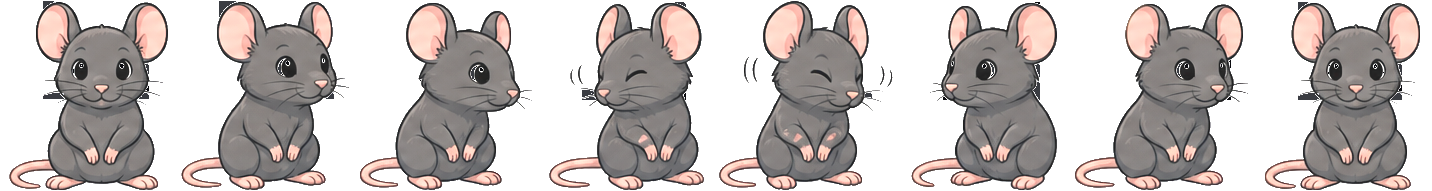
#> input picture cat2bug-platform-ui/test_sit_fixed.png, 1432 x 191 px; its folder holds only this picture in this run
$ python -i process_all_v3.py   (imports and definitions only)
#> lines starting #> are read from the running program, lines starting #| are printed output that depends on the picture; after the words box and inside, x2 and y2 are one past the last pixel; in counts of white or black regions, pixels touching at a corner belong together
import numpy as np
from PIL import Image
import scipy.ndimage as ndimage
import glob

def process_image(img_path):
#> called with img_path = 'test_sit_fixed.png'
    print(f"Processing {img_path}...")
    img = Image.open(img_path).convert('RGBA')
#> img is the input picture: PIL image 1432x191 RGBA; mean R, G, B, A 76.2, 69.8, 68.1, 132.1
    arr = np.array(img).astype(np.float32)
    alpha = arr[:, :, 3]
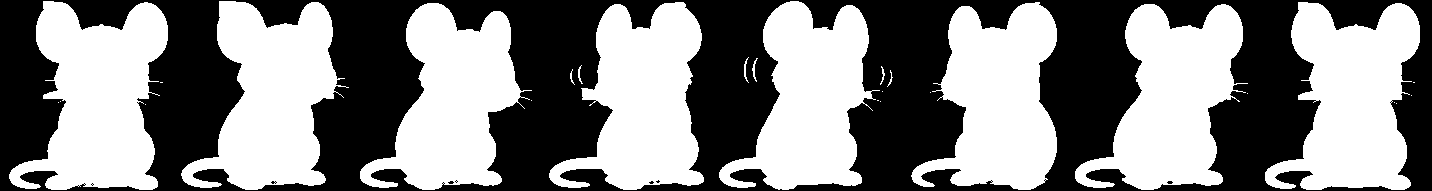
#> alpha: shape (191, 1432) float32; 51.8% white; 8 black regions (7 under 20 px), largest, box (x1, y1, x2, y2) and area: (0, 0, 1432, 191) 131747

    # 1. Fill SMALL internal transparent pixels (eyes)
    mask = alpha == 0
    labeled_array, num_features = ndimage.label(mask)
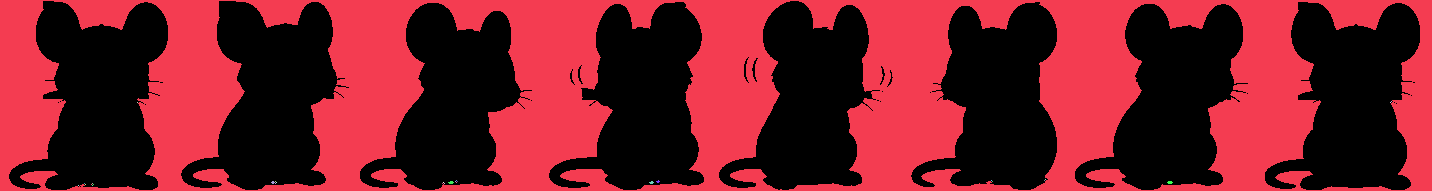
#> labeled_array: shape (191, 1432) int32; 31 distinct labels, from 0 to 30; one colour per label, 0 black
#> num_features = 30
    sizes = ndimage.sum(mask, labeled_array, range(num_features + 1))
#> sizes = 31 values, max 131734 at index 1, min 0 at index 0, mean 4251.9

    holes_filled = 0
    for i in range(1, num_features + 1):
        if sizes[i] < 30:
            region_mask = (labeled_array == i)
            # Make sure it doesn't touch the image boundary
            y_coords, x_coords = np.where(region_mask)
            if (x_coords.min() > 0 and x_coords.max() < arr.shape[1] - 1 and
                y_coords.min() > 0 and y_coords.max() < arr.shape[0] - 1):
                # Fill them with white
                arr[region_mask, :3] = 255
                arr[region_mask, 3] = 255
                holes_filled += sizes[i]
#> this loop made 30 passes
#> (y_coords, x_coords, holes_filled) on passes 2 to 8: ([101], [1391], 1), ([102], [137], 2), ([102], [1390], 3), ([179], [1045], 4), ([180], [456], 5), ([180, 181, 181, 181, 181, 182, 182], [658, 656, 657, 658, 659, 657, 658], 12), ([180], [991], 13)
#> holes_filled on passes 12, 17: 36, 63
#> arr: shape (191, 1432, 4) float32; mean R, G, B, A 76.3, 69.9, 68.1, 132.5
#> region_mask: shape (191, 1432) bool; 0% white in thin lines or dots, all inside (x1, y1, x2, y2) = (92, 185, 93, 186)
#> after the loop, holes_filled = 76
    print(f"  Filled {holes_filled} internal transparent pixels.")
#|   Filled 76.0 internal transparent pixels.

    # Update alpha after filling
    alpha = arr[:, :, 3]
#> alpha: shape (191, 1432) float32; 51.8% white; 1 black region, box (x1, y1, x2, y2) and area: (0, 0, 1432, 191) 131734

    # 2. Remove small isolated opaque components (artifacts / black blocks)
    opaque_mask = alpha > 0
    labeled_opaque, num_opaque = ndimage.label(opaque_mask)
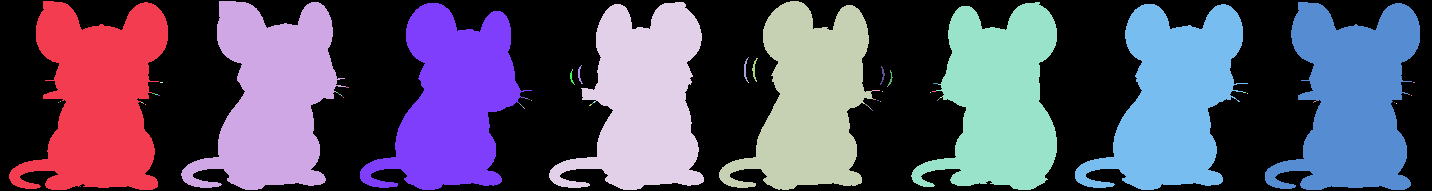
#> labeled_opaque: shape (191, 1432) int32; 80 distinct labels, from 0 to 79; one colour per label, 0 black
#> num_opaque = 79
    opaque_sizes = ndimage.sum(opaque_mask, labeled_opaque, range(num_opaque + 1))
#> opaque_sizes = 80 values, max 18725 at index 1, min 0 at index 0, mean 1772.2

    removed_components = 0
    for i in range(1, num_opaque + 1):
        # Remove small isolated blocks that look like noise or dirt.
        # But wait! A tail tip or paw could be disconnected and small?
        # The black blocks were very small, e.g. < 20.
        if opaque_sizes[i] < 20:
            arr[labeled_opaque == i] = [0, 0, 0, 0]
            removed_components += 1
#> arr: shape (191, 1432, 4) float32; mean R, G, B, A 76.2, 69.8, 68.1, 132.3
#> after the loop, removed_components = 65
    print(f"  Removed {removed_components} isolated artifact components (black blocks).")
#|   Removed 65 isolated artifact components (black blocks).

    # Update alpha after removing
    alpha = arr[:, :, 3]
#> alpha: shape (191, 1432) float32; 51.8% white; 1 black region, box (x1, y1, x2, y2) and area: (0, 0, 1432, 191) 131853
    alpha_mask = alpha > 0

    # 3. Fix white halo on the border
    shifted_up = np.roll(alpha == 0, 1, axis=0); shifted_up[0,:] = False
#> after `shifted_up = np.roll(alpha == 0, 1, axis=0)`: shifted_up: shape (191, 1432) bool; 48.2% white; 4 white regions (1 under 20 px), largest, box (x1, y1, x2, y2) and area: (0, 0, 1432, 191) 131469, (67, 185, 139, 191) 202, (1322, 187, 1391, 191) 180
#> after `shifted_up[0, :] = False`: shifted_up: shape (191, 1432) bool; 47.7% white; 4 white regions (1 under 20 px), largest, box (x1, y1, x2, y2) and area: (0, 1, 1432, 191) 130037, (67, 185, 139, 191) 202, (1322, 187, 1391, 191) 180
    shifted_down = np.roll(alpha == 0, -1, axis=0); shifted_down[-1,:] = False
#> after `shifted_down[-1, :] = False`: shifted_down: shape (191, 1432) bool; 47.7% white; 1 white region, box (x1, y1, x2, y2) and area: (0, 0, 1432, 190) 130421
    shifted_left = np.roll(alpha == 0, 1, axis=1); shifted_left[:,0] = False
#> after `shifted_left[:, 0] = False`: shifted_left: shape (191, 1432) bool; 48.1% white; 1 white region, box (x1, y1, x2, y2) and area: (1, 0, 1432, 191) 131662
    shifted_right = np.roll(alpha == 0, -1, axis=1); shifted_right[:,-1] = False
#> after `shifted_right[:, -1] = False`:
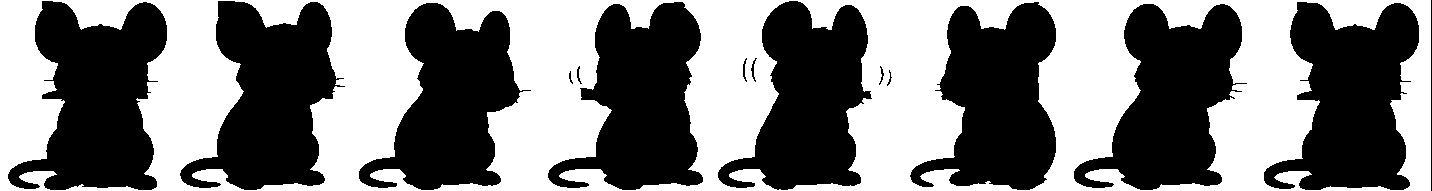
#> shifted_right: shape (191, 1432) bool; 48.1% white; 1 white region, box (x1, y1, x2, y2) and area: (0, 0, 1431, 191) 131662

    transparent_neighbors = shifted_up | shifted_down | shifted_left | shifted_right
#> transparent_neighbors: shape (191, 1432) bool; 50.5% white; 10 black regions (2 under 20 px), largest, box (x1, y1, x2, y2) and area: (10, 2, 167, 189) 17899, (1266, 3, 1419, 189) 17449, (182, 2, 337, 189) 17142
    edge_mask = alpha_mask & transparent_neighbors
#> edge_mask: shape (191, 1432) bool; 2.3% white in thin lines or dots

    brightness = np.mean(arr[:, :, :3], axis=2)

    # Change bright edge pixels to a dark gray stroke color [45, 45, 45] to remove the white edge.
    white_halo_mask = edge_mask & (brightness > 140)
#> white_halo_mask: shape (191, 1432) bool; 0.51% white in thin lines or dots
    arr[white_halo_mask, :3] = [45, 45, 45]
    print(f"  Fixed {np.sum(white_halo_mask)} white edge pixels.")
#|   Fixed 1383 white edge pixels.

    # 4. Darken the stroke
    # After fixing the edges, we darken all pixels that represent the stroke (brightness < 120).
    b = np.mean(arr[:, :, :3], axis=2)
    factor = np.ones_like(b)
    mask_dark = b < 90
#> mask_dark: shape (191, 1432) bool; 56.3% white; 771 black regions (737 under 20 px), largest, box (x1, y1, x2, y2) and area: (38, 4, 166, 190) 14784, (1293, 5, 1419, 190) 14447, (219, 4, 335, 190) 13478
    mask_mid = (b >= 90) & (b < 120)
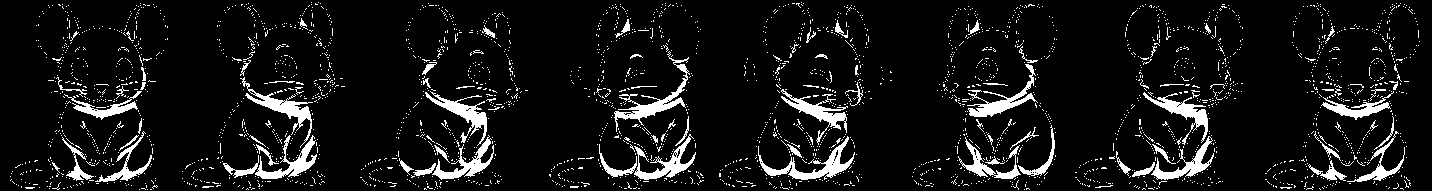
#> mask_mid: shape (191, 1432) bool; 8.3% white; 2911 white regions (2829 under 20 px), largest, box (x1, y1, x2, y2) and area: (614, 51, 690, 132) 1029, (758, 136, 855, 180) 1027, (240, 77, 313, 148) 915

    factor[mask_dark] = 0.45
    factor[mask_mid] = 0.45 + 0.55 * ((b[mask_mid] - 90) / 30.0)
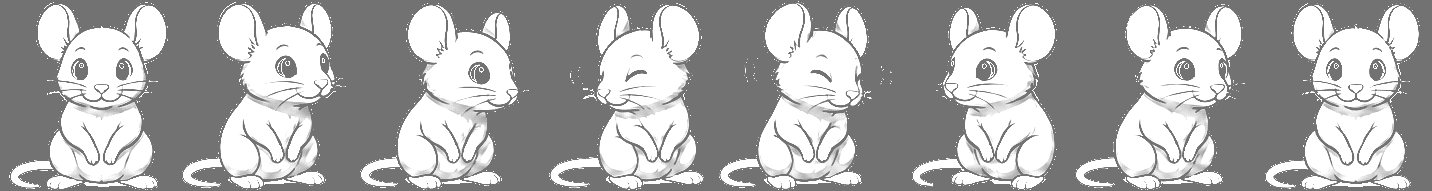
#> factor: shape (191, 1432) float32; min 0.45, max 1, mean 0.673

    arr[:, :, :3] = arr[:, :, :3] * factor[:, :, np.newaxis]
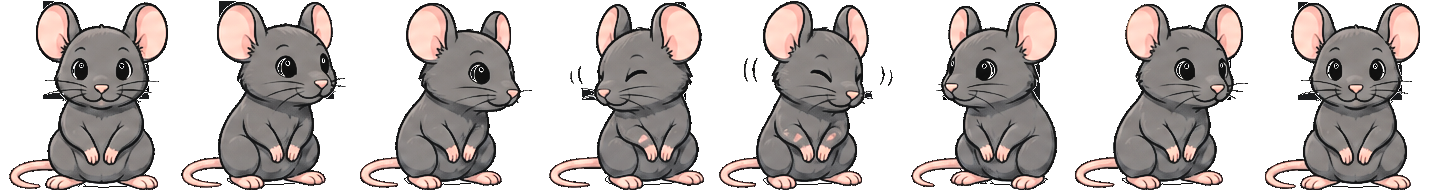
#> arr: shape (191, 1432, 4) float32; mean R, G, B, A 70.5, 64.3, 62.5, 132.3; transparent parts drawn white

    out_img = Image.fromarray(np.clip(arr, 0, 255).astype(np.uint8), 'RGBA')
    out_img.save(img_path)

# [3 lines not run here, left out]

>>> result = process_image('test_sit_fixed.png')
